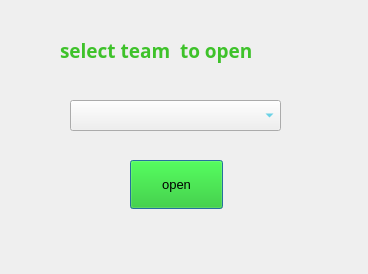
<?xml version="1.0" encoding="UTF-8"?>
<ui version="4.0">
 <class>Dialog</class>
 <widget class="QDialog" name="Dialog">
  <property name="geometry">
   <rect>
    <x>0</x>
    <y>0</y>
    <width>368</width>
    <height>274</height>
   </rect>
  </property>
  <property name="windowTitle">
   <string>Open Team</string>
  </property>
  <widget class="QLabel" name="label">
   <property name="geometry">
    <rect>
     <x>60</x>
     <y>30</y>
     <width>299</width>
     <height>40</height>
    </rect>
   </property>
   <property name="font">
    <font>
     <family>Segoe Print</family>
     <pointsize>14</pointsize>
     <weight>75</weight>
     <bold>true</bold>
    </font>
   </property>
   <property name="styleSheet">
    <string notr="true">color: rgb(62, 194, 42);</string>
   </property>
   <property name="text">
    <string>select team  to open</string>
   </property>
  </widget>
  <widget class="QPushButton" name="openbtn">
   <property name="geometry">
    <rect>
     <x>130</x>
     <y>160</y>
     <width>93</width>
     <height>49</height>
    </rect>
   </property>
   <property name="font">
    <font>
     <family>Microsoft Sans Serif</family>
     <pointsize>10</pointsize>
     <weight>50</weight>
     <italic>false</italic>
     <bold>false</bold>
    </font>
   </property>
   <property name="styleSheet">
    <string notr="true">font: 10pt &quot;Microsoft Sans Serif&quot;;
background-color: rgb(22, 200, 13);</string>
   </property>
   <property name="text">
    <string>open</string>
   </property>
  </widget>
  <widget class="QComboBox" name="open_cb">
   <property name="geometry">
    <rect>
     <x>70</x>
     <y>100</y>
     <width>211</width>
     <height>31</height>
    </rect>
   </property>
   <property name="styleSheet">
    <string notr="true">color: rgb(25, 188, 220);</string>
   </property>
  </widget>
 </widget>
 <resources/>
 <connections/>
</ui>
